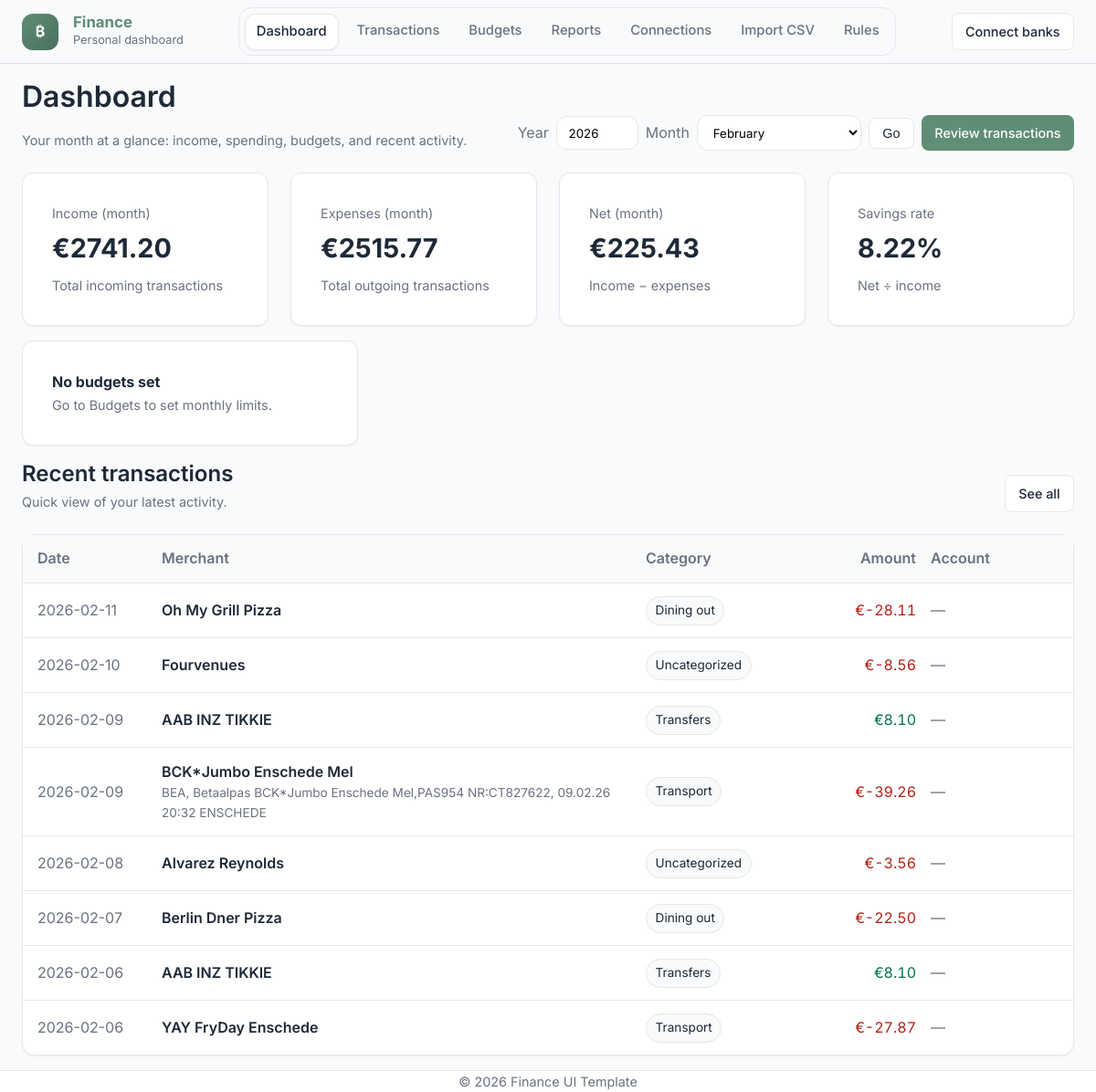
Before: / with the older database file.
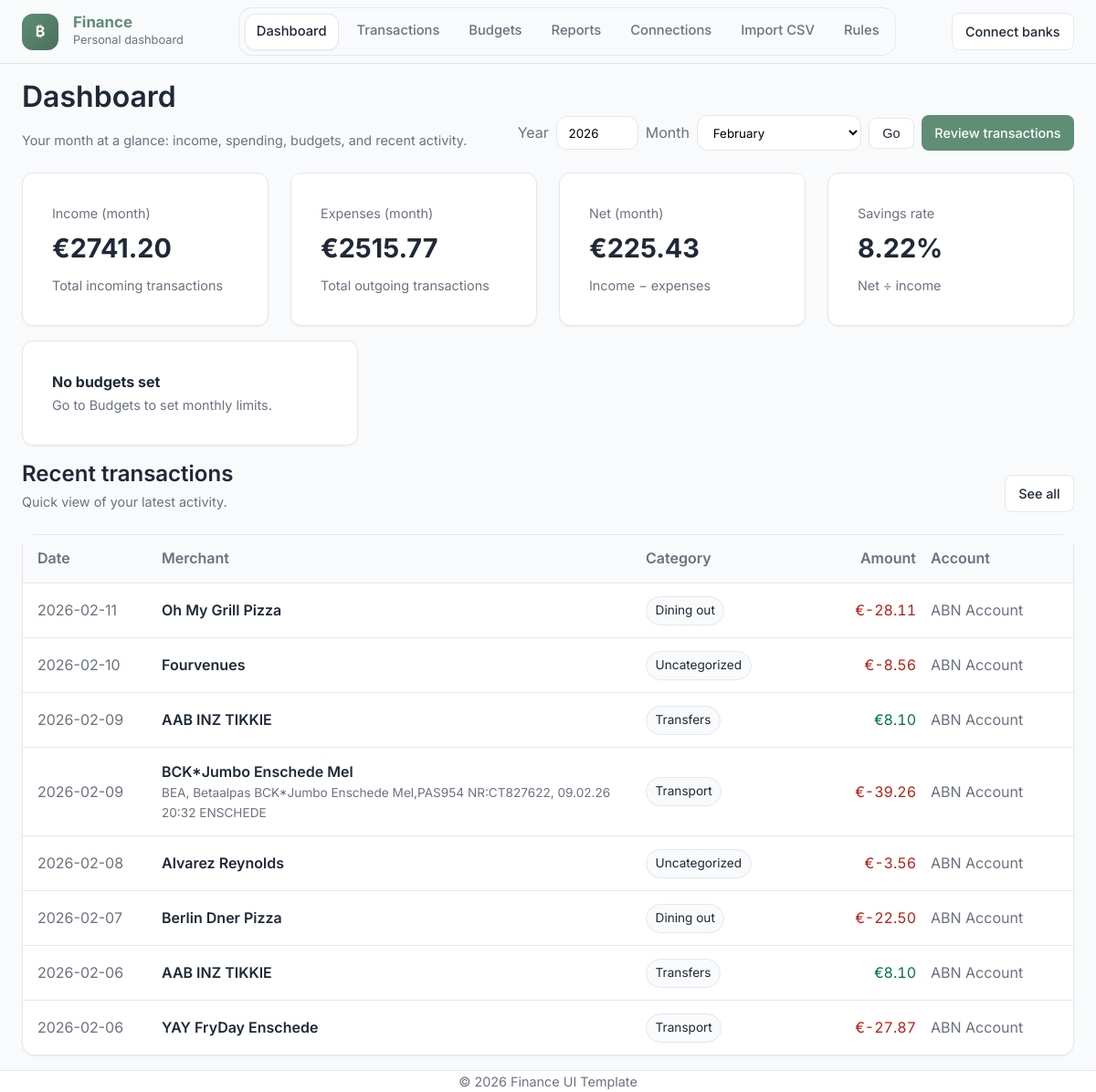
After: the same page with the newer database file.
### models.py (models this page shows)
class Transaction(db.Model):
    id = db.Column(db.Integer, primary_key=True)
    posted_date = db.Column(db.Date, nullable=False)
    merchant = db.Column(db.String(255), nullable=True)
    description = db.Column(db.String(500), nullable=True)
    amount = db.Column(db.Numeric(12, 2), nullable=False)
    currency = db.Column(db.String(8), default="EUR")
    account_id = db.Column(db.Integer, db.ForeignKey("account.id"), nullable=True)
    category_id = db.Column(db.Integer, db.ForeignKey("category.id"), nullable=True)
    fingerprint = db.Column(db.String(64), nullable=False, unique=True, index=True)
    created_at = db.Column(db.DateTime, default=datetime.utcnow)
    import_batch_id = db.Column(db.Integer, db.ForeignKey("import_batch.id"), nullable=True)
    import_batch = db.relationship("ImportBatch", backref=db.backref("transactions", lazy=True))
    __table_args__ = (
        db.UniqueConstraint("account_id", "fingerprint", name="uq_tx_account_fingerprint"),
    )

class Category(db.Model):
    id = db.Column(db.Integer, primary_key=True)
    name = db.Column(db.String(80), unique=True, nullable=False)
    transactions = db.relationship("Transaction", backref="category", lazy=True)

class Account(db.Model):
    id = db.Column(db.Integer, primary_key=True)
    name = db.Column(db.String(120), nullable=False)
    institution = db.Column(db.String(120), nullable=True)
    transactions = db.relationship("Transaction", backref="account", lazy=True)

### app.py (the view, shortened to what this page needs)
@app.get("/")
def dashboard():
    year = int(request.args.get("year", date.today().year))
    month = int(request.args.get("month", date.today().month))
    start_date = date(year, month, 1)
    last_day = calendar.monthrange(year, month)[1]
    end_date = date(year, month, last_day)
    income = db.session.query(func.coalesce(func.sum(Transaction.amount), 0))\
        .filter(Transaction.posted_date >= start_date,
                Transaction.posted_date <= end_date,
                Transaction.amount > 0).scalar()
    expenses = db.session.query(func.coalesce(func.sum(-Transaction.amount), 0))\
        .filter(Transaction.posted_date >= start_date,
                Transaction.posted_date <= end_date,
                Transaction.amount < 0).scalar()
    net = income - expenses
    savings_rate = (float(net) / float(income) * 100) if income and float(income) != 0 else 0.0
    budgets = (
        db.session.query(Budget, Category)
        .join(Category, Category.id == Budget.category_id)
        .filter(Budget.year == year, Budget.month == month)
        .all()
    )
    spent_rows = (
        db.session.query(
            Transaction.category_id,
            func.coalesce(func.sum(
                case((Transaction.amount < 0, -Transaction.amount), else_=0)
            ), 0).label("spent")
        )
        .filter(Transaction.posted_date >= start_date,
                Transaction.posted_date <= end_date,
                Transaction.category_id.isnot(None))
        .group_by(Transaction.category_id)
        .all()
    )
    spent_map = {cid: float(spent) for cid, spent in spent_rows}
    budget_cards = []
    def sort_key(x):
        if x["status"] == "overspent": return (0, -x["pct"])
        if x["status"] == "near": return (1, -x["pct"])
        return (2, -x["pct"])
    budget_cards.sort(key=sort_key)
    recent_txs = Transaction.query.order_by(Transaction.posted_date.desc()).limit(8).all()
    return render_template(
        "dashboard.html",
        year=year, month=month,
        income=income, expenses=expenses, net=net, savings_rate=savings_rate,
        budget_cards=budget_cards,
        recent=recent_txs
    )

### app.py (called while the page is built)
@app.context_processor
def inject_now():
    return {"current_year": date.today().year}

### templates/dashboard.html (shortened to what the changed rows need)
{% extends "base.html" %}
{% block content %}
  <div class="card-header">
    <div>
      <h1>Dashboard</h1>
    </div>
          {% set months = [
            (1,"January"),(2,"February"),(3,"March"),(4,"April"),(5,"May"),(6,"June"),
            (7,"July"),(8,"August"),(9,"September"),(10,"October"),(11,"November"),(12,"December")
          ] %}
  </div>
  <div class="card-header">
    <div>
      <h2 style="margin:0;">Recent transactions</h2>
    </div>
  </div>
  <div class="surface-list">
    {% for tx in recent %}
    <div class="tx-row">
      <div class="muted">{{ tx.posted_date }}</div>
      <div>
        <div style="font-weight:600;">{{ tx.merchant or "—" }}</div>
        <div class="muted" style="font-size:.85rem;">{{ tx.description or "" }}</div>
      </div>
      <div class="col-category" style="display:flex; gap:.5rem; align-items:center;">
        {% if tx.category %}
          <span class="badge">{{ tx.category.name }}</span>
        {% else %}
          <span class="badge">Uncategorized</span>
        {% endif %}
      </div>
      <div class="tx-amount {% if tx.amount < 0 %}negative{% else %}positive{% endif %}">
        €{{ "%.2f"|format(tx.amount) }}
      </div>
      <div class="muted col-account">
        {% if tx.account %}{{ tx.account.name }}{% else %}—{% endif %}
      </div>
    </div>
    {% endfor %}
  </div>
{% endblock %}

Changed rows visible on the page:
changed Transaction "Oh My Grill Pizza": account.name (not shown) → "ABN Account"; no longer shows "—"
changed Transaction "Fourvenues": account.name (not shown) → "ABN Account"; no longer shows "—"
changed Transaction (number 3 of 8 on the later page): account.name (not shown) → "ABN Account"; no longer shows "—"
changed Transaction "BCK*Jumbo Enschede Mel": account.name (not shown) → "ABN Account"; no longer shows "—"
changed Transaction "Alvarez Reynolds": account.name (not shown) → "ABN Account"; no longer shows "—"
changed Transaction "Berlin Dner Pizza": account.name (not shown) → "ABN Account"; no longer shows "—"
changed Transaction (number 7 of 8 on the later page): account.name (not shown) → "ABN Account"; no longer shows "—"
changed Transaction "YAY FryDay Enschede": account.name (not shown) → "ABN Account"; no longer shows "—"
